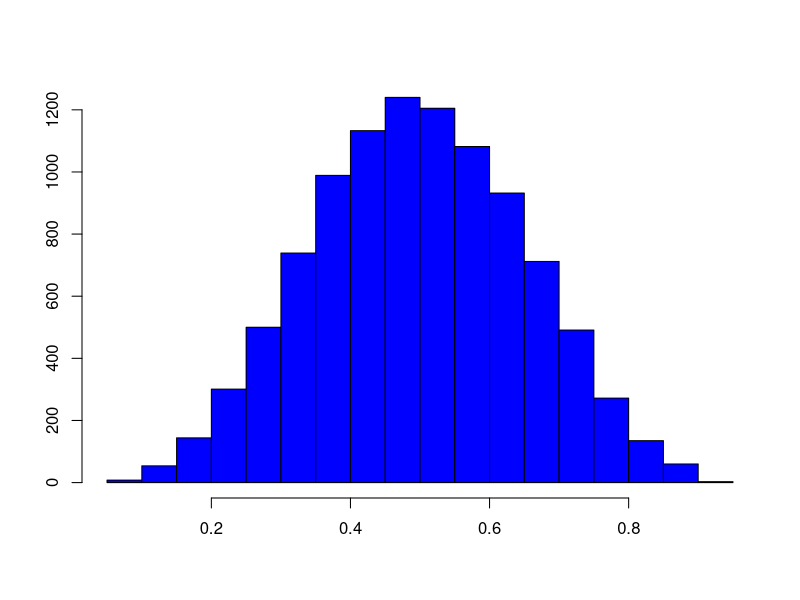
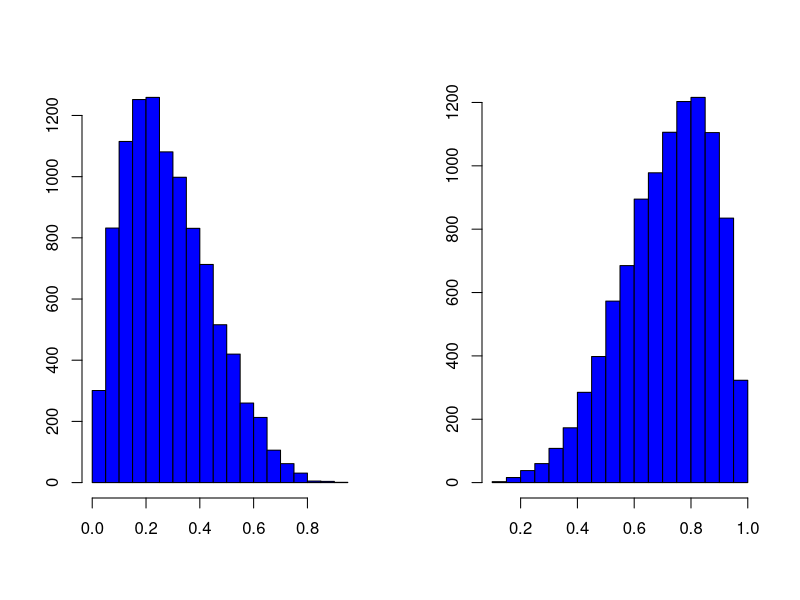
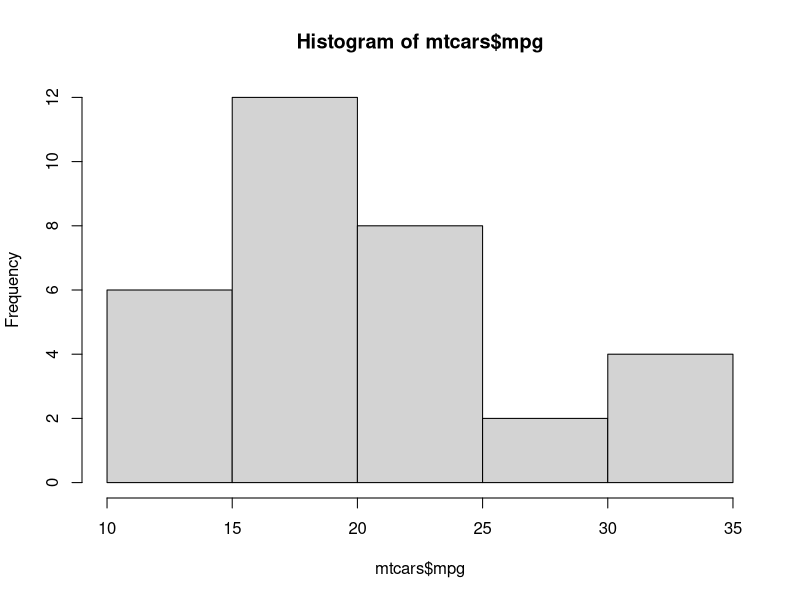
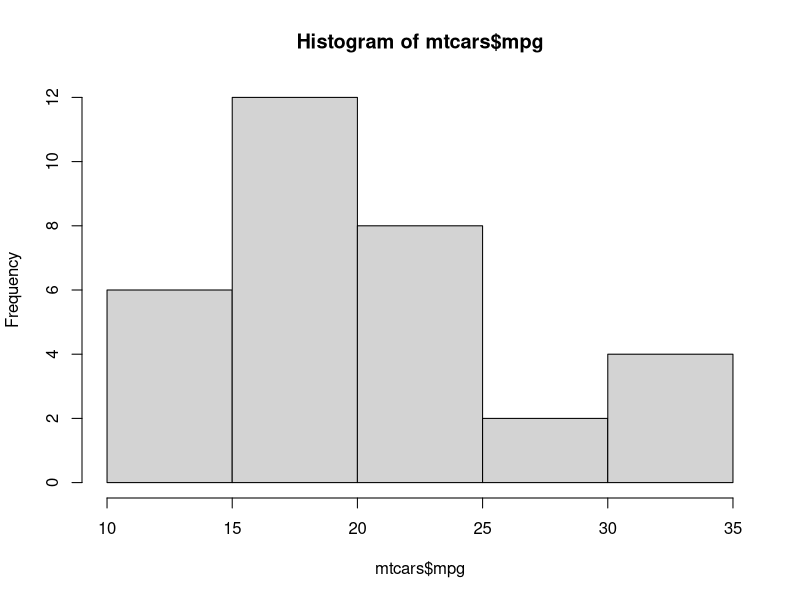
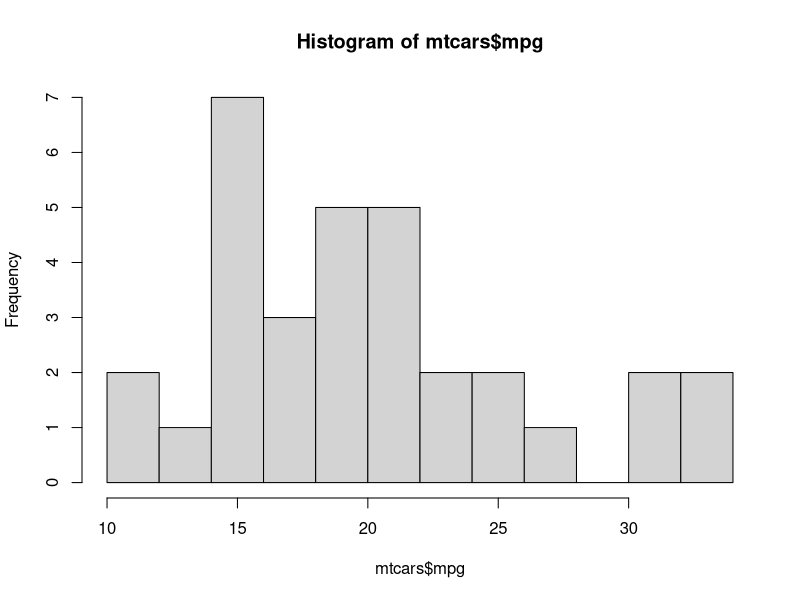
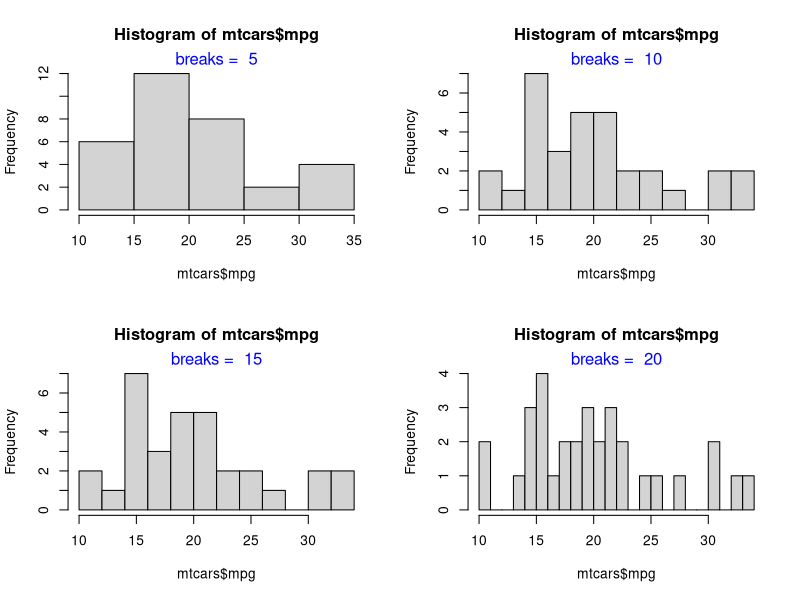
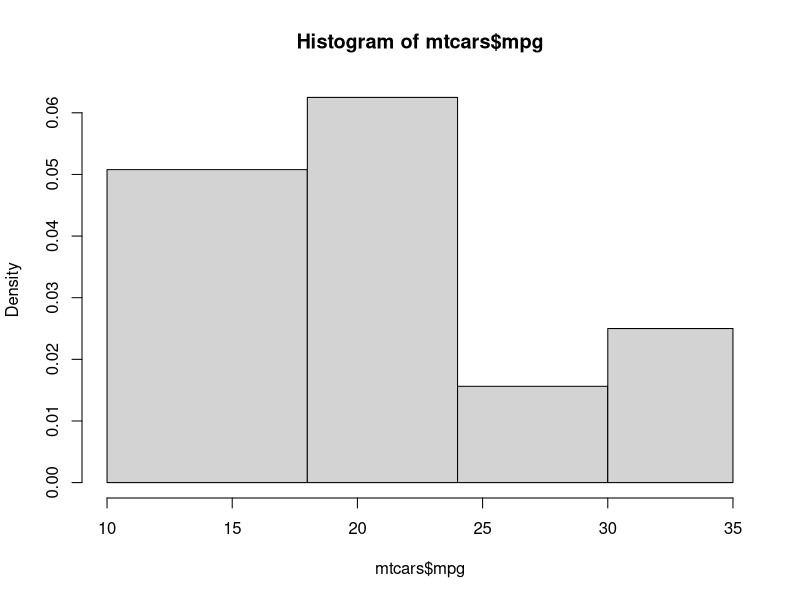
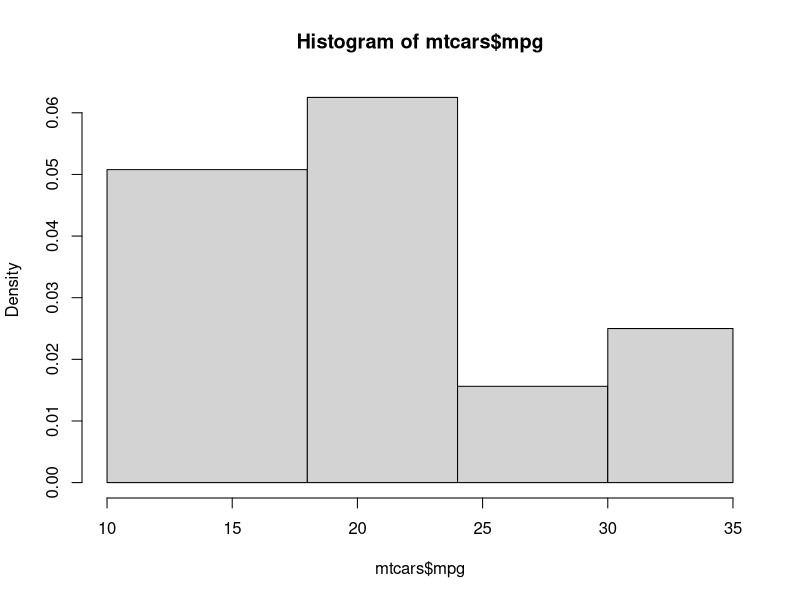

These figures' R source, in order:
## ---- chunk 1
hist(rbeta(10000, 5, 5), ann = FALSE, col = 'blue')
## ---- chunk 2
init <- par(no.readonly = TRUE)
par(mfrow = c(1, 2))
hist(rbeta(10000, 2, 5), ann = FALSE, col = 'blue')
hist(rbeta(10000, 5, 2), ann = FALSE, col = 'blue')
par(init)
## ---- chunk 3
hist(mtcars$mpg)
## ---- chunk 4
# store the results of hist function
h <- hist(mtcars$mpg)

# display number of breaks
h$breaks

# frequency of the intervals
h$counts

# frequency density
h$density

# mid points of the intervals
h$mids

# varible name
h$xname

# whether intervals are of equal size
h$equidist
## ---- chunk 5
hist(mtcars$mpg, breaks = 10)
## ---- chunk 6
init <- par(no.readonly = TRUE)
par(mfrow = c(2, 2))
values <- c(5, 10, 15, 20)
for (i in values) {
    hist(mtcars$mpg, breaks = i)
    mtext(paste("breaks = ", i), side = 3, col = "blue")
}
par(init)
## ---- chunk 7
hist(mtcars$mpg, breaks = c(10, 18, 24, 30, 35))
## ---- chunk 8
h <- hist(mtcars$mpg, breaks = c(10, 18, 24, 30, 35))
frequency <- h$counts
class_width <- c(8, 6, 6, 5)
rel_freq <- frequency / length(mtcars$mpg)
freq_density <- rel_freq / class_width
d <- data.frame(frequency = frequency, class_width = class_width, relative_frequency = rel_freq, frequency_density = freq_density)
d
## ---- chunk 9
sum(d$frequency_density * d$class_width)
## ---- chunk 10
init <- par(no.readonly = TRUE)
par(mfrow = c(1, 3))
values <- c("Sturges", "Scott", "FD")
for (i in values) {
    hist(mtcars$mpg, breaks = i)
    mtext(paste("algo = ", i), side = 3, col = "blue")
}
par(init)
## ---- chunk 11
init <- par(no.readonly = TRUE)
par(mfrow = c(1, 2))
values <- c(TRUE, FALSE)
for (i in values) {
    hist(mtcars$mpg, freq = i)
    mtext(paste("freq = ", i), side = 3, col = "blue")
}
par(init)
## ---- chunk 12
hist(mtcars$mpg, probability = TRUE)
## ---- chunk 13
hist(mtcars$mpg, col = 'blue')
## ---- chunk 14
hist(mtcars$mpg, col = c('red', 'blue', 'green', 'yellow', 'brown'))
## ---- chunk 15
hist(mtcars$mpg, col = c('red', 'blue'))
## ---- chunk 16
hist(mtcars$mpg, border = 'red')
## ---- chunk 17
hist(mtcars$mpg, border = c('red', 'blue', 'green', 'yellow', 'brown'))
## ---- chunk 18
hist(mtcars$mpg, labels = TRUE)
## ---- chunk 19
hist(mtcars$mpg, labels = c("6", "12", "8", "2", "4"))
## ---- chunk 20
hist(mtcars$mpg, labels = TRUE, prob = TRUE,
     ylim = c(0, 0.1), xlab = 'Miles Per Gallon',
     main = 'Distribution of Miles Per Gallon',
     col = rainbow(5))
